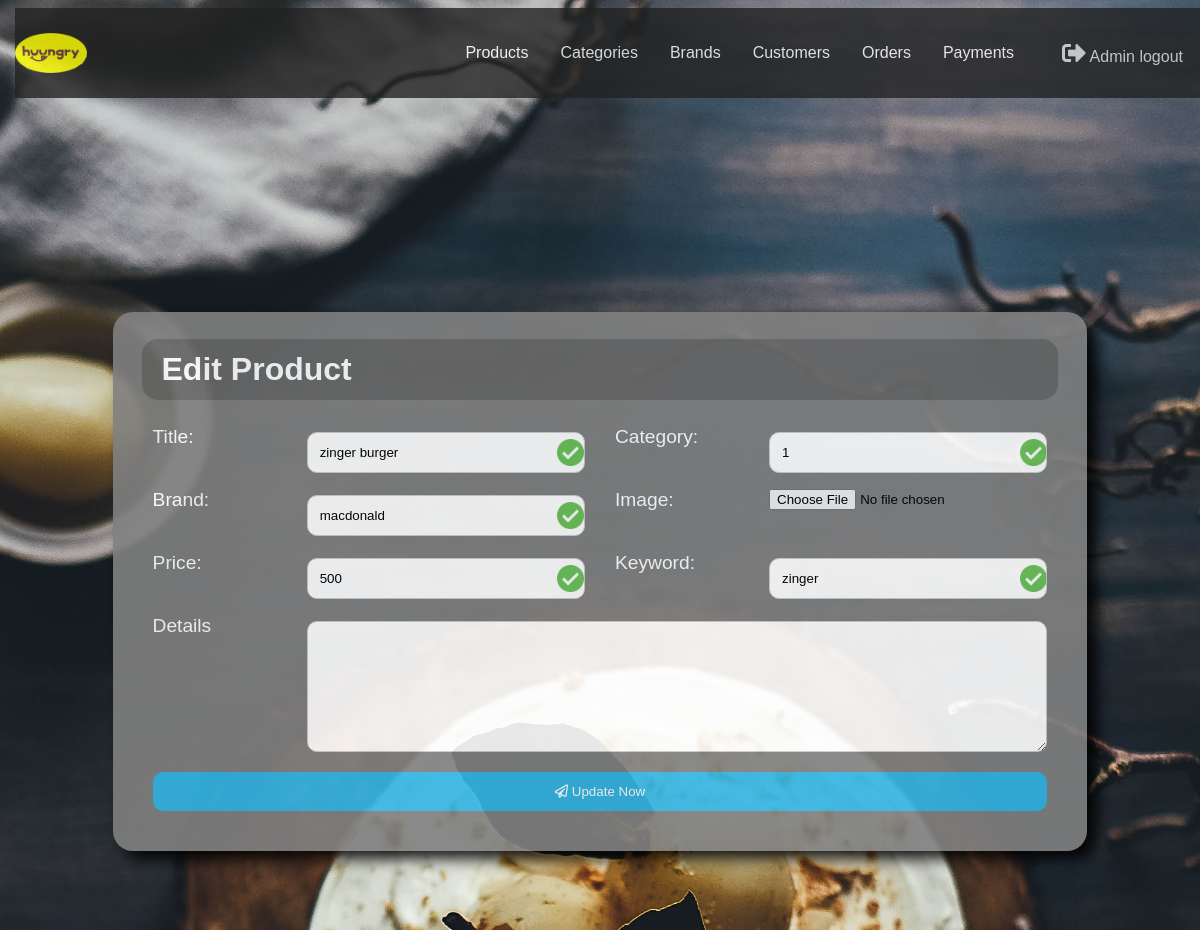
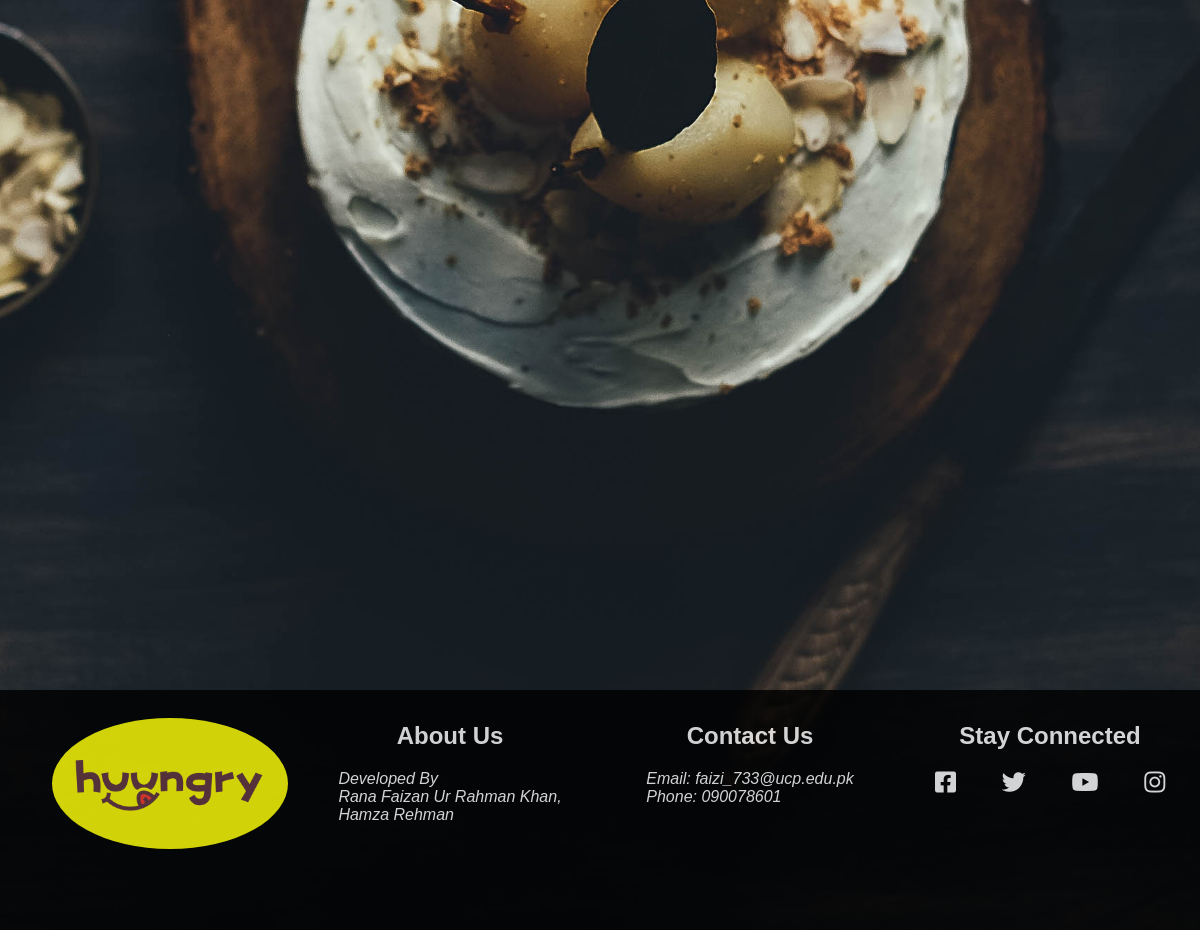
/admin/index.php?edit_pro_page=1 (signed in), run on the app's committed database (2 pictures, top to bottom).
### tables this page shows
CREATE TABLE `products` (
  `pro_id` int(10) NOT NULL,
  `pro_title` varchar(200) NOT NULL,
  `pro_brand` varchar(200) NOT NULL,
  `pro_cat` varchar(200) NOT NULL,
  `pro_price` int(20) NOT NULL,
  `pro_desc` varchar(2000) NOT NULL,
  `pro_img` longblob NOT NULL,
  `pro_keywords` varchar(200) NOT NULL
);

### admin/edit_pro_page.php (the view, shortened to what this page needs)
<?php
$con = mysqli_connect("localhost","root","","huungry");
$pro_id = $_GET['edit_pro_page'];
$edit_pro_page = "select * from products where pro_id='$pro_id'";
$rs = $con->query($edit_pro_page);
$r = $rs->fetch_assoc();
?>
<!DOCTYPE html>
<html lang="en">
<head>
    <link rel="stylesheet" href="../css\style.css">
    <link rel="stylesheet" href="css\navbar.css">
    <link rel="stylesheet" href="https://use.fontawesome.com/releases/v5.8.1/css/all.css"
>
</head>
<body class="col col-12">
<main class="homeindex">
    <div class="fullcontainer">
        <div class="container col-10" style="margin-top: 25%;">
            <form action="edit_pro.php" method="post" enctype="multipart/form-data">
                <div class="row">
                    <div class="col-12">
                        <h1>Edit Product</h1>
                    </div>
                </div>
                <div class="row">
                    <div class="col col-2">
                        <label for="pro_title"><span>Title:</span></label>
                    </div>
                    <div class="col col-4">
                        <div>
                            <input type="text" class="form-control" id="pro_title" name="pro_title"
                                   value="<?php echo $r ["pro_title"]?>" required pattern="([A-Z]|[a-z]|\s){2,}">
                        </div>
                    </div>
                    <div class="col col-2">
                        <label for="pro_cat"><span>Category:</span></label>
                    </div>
                    <div class="col col-4">
                        <div>
                            <input type="text" class="form-control" id="pro_cat" name="pro_cat"
                                   value="<?php echo $r ["pro_cat"]?>" required pattern="[0-9]+">
                        </div>
                    </div>
                </div>
                <div class="row">
                    <div class="col col-2">
                        <label for="pro_brand" class="float-md-right"> <span>Brand:</span></label>
                    </div>
                    <div class="col col-4">
                        <div>
                            <input type="text" class="form-control" id="pro_brand" name="pro_brand"
                                   value="<?php echo $r ["pro_brand"]?>" required pattern="([A-Z]|[a-z]|\s){2,}">
                        </div>
                    </div>
                    <div class="col col-2">
                        <label for="pro_img" class="float-md-right"><span> Image:</span></label>
                    </div>
                    <div class="col col-4">
                        <div>
                            <input class="form-control" type="file" id="pro_img" name="pro_img">
                        </div>
                    </div>
                </div>
                <div class="row">
                    <div class="col col-2">
                        <label for="pro_price" class="float-md-right"> <span>Price:</span></label>
                    </div>
                    <div class="col col-4">
                        <div>
                            <div>
                                <input type="text" class="form-control" id="pro_price" name="pro_price"
                                       value="<?php echo $r ["pro_price"]?>" required pattern="[0-9]+">
                            </div>
                        </div>
                    </div>
                    <div class="col col-2">
                        <label for="pro_kw" class="float-md-right"><span> Keyword:</span></label>
                    </div>
                    <div class="col col-4">
                        <div>
                            <input type="text" class="form-control" id="pro_keywords" name="pro_keywords"
                                   value="<?php echo $r ["pro_keywords"]?>" required pattern="([A-Z]|[a-z]|\s){2,}">
                        </div>
                    </div>
                </div>
                <div class="row">
                    <div class="col col-2"><label for="message"><span>Details</span></label></div>
                    <div class="col col-10"><textarea type="file" id="pro_desc" rows="7" name="pro_desc" value="<?php echo $r ["pro_desc"]?>"></textarea></div>
                </div>
                <div class="row">
                    <div class="col col-12">
                        <button type="submit" name="update_pro" class="submitBTTN"><i class="far fa-paper-plane"></i>
                            Update Now
                        </button>
                    </div>
                </div>
            </form>
        </div>
    </div>
</main>
</body>
</html>

### css/style.css (style rules this page uses)
body { background-image: url("../images/bg.jpg"); height: 100%; background-position: center; background-repeat: no-repeat; background-size: cover; overflow-x: hidden; }
body, html { font-size: 100%; font-family: "Helvetica", sans-serif; }
body,html { margin:0; padding: 0; }
main { height: 80em; }
.homeindex { height: 100em; }
.row { display: -ms-flexbox; display: flex; -ms-flex-wrap: wrap; flex-wrap: wrap; justify-content: center; margin-right: -15px; margin-left: -15px; }
.col { padding-right: 15px; padding-left: 15px; }
body { font-family: Arial, Helvetica, sans-serif; }
* { box-sizing: border-box; }
h1 { width: 100%; background-color: dimgray; color: white; padding: 12px 20px; border: 4px solid gray; border-radius: 10px; margin-top: -17px; border-radius: 20px; }
input[type=text], select, textarea { width: 100%; padding: 12px; border: 1px solid #ccc; border-radius: 10px; box-sizing: border-box; margin-top: 6px; margin-bottom: 16px; resize: vertical; }
input[type=date], select, textarea { width: 100%; padding: 12px; border: 1px solid #ccc; border-radius: 10px; box-sizing: border-box; margin-top: 6px; margin-bottom: 16px; resize: vertical; }
input[type=password], select, textarea { width: 100%; padding: 12px; border: 1px solid #ccc; border-radius: 10px; box-sizing: border-box; margin-top: 6px; margin-bottom: 16px; resize: vertical; }
input[type=submit], .submitBTTN { width: 100%; background-color: #33b5e5; color: white; padding: 12px 20px; border: none; border-radius: 10px; cursor: pointer; }
input[type=text]:not(.search_b):valid { background-image: url("../images/tick.png"); background-position: right; background-repeat: no-repeat; background-size: 2em; }
span { font-family: "Lucida Sans", sans-serif; color: white; font-size: larger; }
.container { width: 100%; border-radius: 5px; background-color: gray; padding: 40px; margin-top: 6em; box-shadow: 10px 8px 15px black; opacity: 0.9; border-radius: 20px; }
.fullcontainer { display: flex; flex-wrap: wrap; justify-content: center; }
button { width: 100%; background-color: #45a049; color: white; padding: 12px 20px; border: none; border-radius: 10px; cursor: pointer; }
.col-2 { width: 16.66%; }
.col-4 { width: 33.33%; }
.col-10 { width: 83.33%; }
.col-12 { width: 100%; }

### admin/css/navbar.css (style rules this page uses)
body { background-image: url("../../images/bg.jpg"); height: 100%; background-position: center; background-repeat: no-repeat; background-size: cover; overflow-x: hidden; }
body, html { font-size: 100%; font-family: "Helvetica", sans-serif; }
body,html { margin:0; padding: 0; }
body { font-family: Arial, Helvetica, sans-serif; }
* { box-sizing: border-box; }
.col-2 { width: 16.66%; }
.col-4 { width: 33.33%; }
.col-10 { width: 83.33%; }
.col-12 { width: 100%; }

### data on the page
products: pro_title "zinger burger", pro_cat "1", pro_brand "macdonald", pro_price "500", pro_keywords "zinger"
